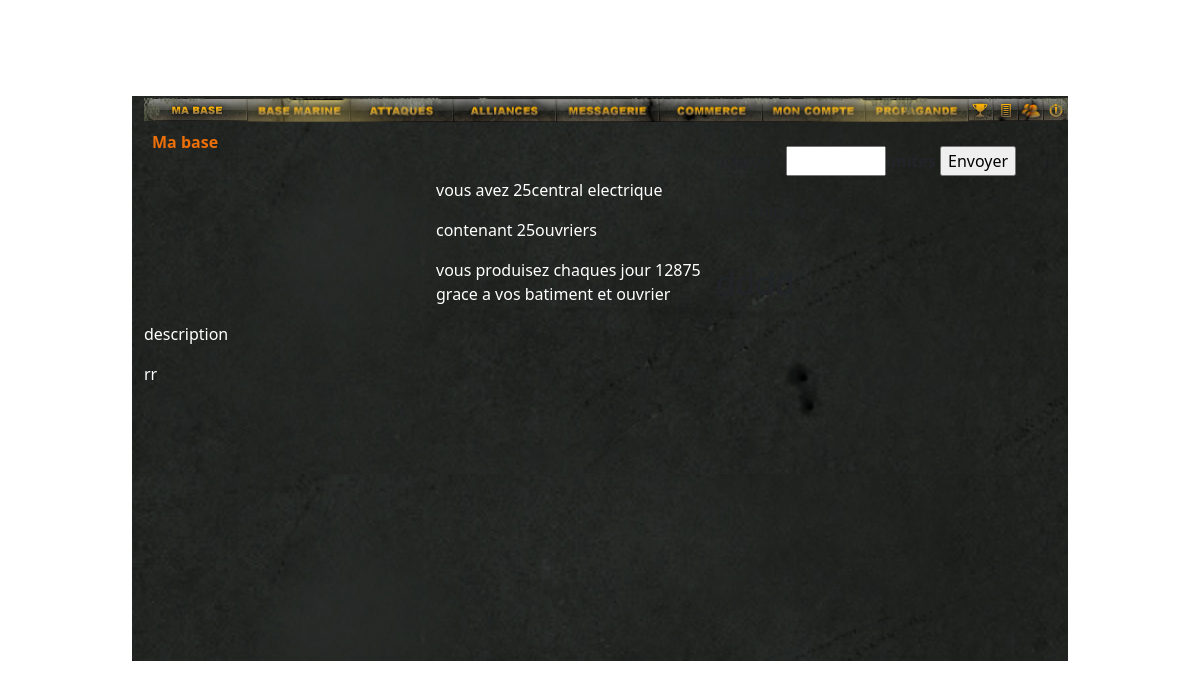
Before: /achat.php?id=4 (signed in) with the older database file.
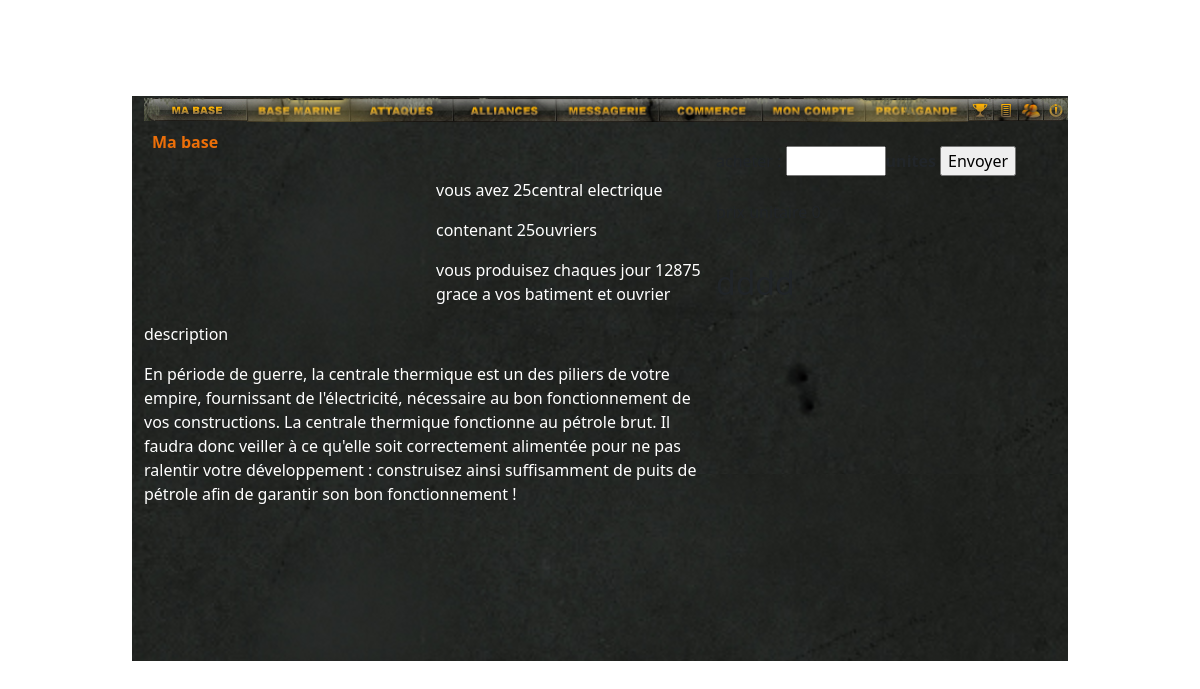
After: the same page with the newer database file.
### tables this page shows
CREATE TABLE IF NOT EXISTS `batiments_prod` (
  `id` int NOT NULL AUTO_INCREMENT,
  `nom` varchar(50) NOT NULL,
  `productionBat` int NOT NULL,
  `terrain` int NOT NULL,
  `productionOuvrier` int NOT NULL,
  `description` text NOT NULL,
  `img` longtext NOT NULL,
  `prix` int NOT NULL,
  PRIMARY KEY (`id`)
);

CREATE TABLE IF NOT EXISTS `batimentproductionplayer` (
  `id` int NOT NULL AUTO_INCREMENT,
  `idBatiment` int NOT NULL,
  `nombresBat` int NOT NULL DEFAULT '0',
  `nombresOuvrier` int NOT NULL DEFAULT '0',
  `id_player` int NOT NULL,
  PRIMARY KEY (`id`)
);

### actions/questions/acheterdivers.php (called while the page is built, shortened)
<?php
require('actions/database.php');
$idOfUser = $_SESSION['id'];
$idbat = $_GET['id'];
$affichebat = $bdd->prepare('SELECT bp.id, bp.nom, bp.img, bp.description, bp.prix, bpp.nombresBat AS nombre_batiments,
 bpp.nombresOuvrier AS nombre_ouvriers, (bp.productionBat * bpp.nombresBat) + ( bp.productionOuvrier * bpp.nombresOuvrier) AS production_totale
  FROM batiments_prod AS bp INNER JOIN batimentproductionplayer AS bpp
  ON bp.id = bpp.idBatiment WHERE bpp.id_player = ? AND bpp.idBatiment = ?');
$affichebat->execute(array($idOfUser,$idbat));
 $infosbat = $affichebat->fetch();

### achat.php (the view)
<?php
require('actions\questions\acheterdivers.php')
?>
<!DOCTYPE html>
<html lang="en">
<?php include 'includes/head.php'; ?>
<body>
    <br><br>
    <div class="container blockjeux">
    <?php include 'includes/navbf.php'; ?>
        <div class="row">
            <div class="blockgauche">
                <p class="mabase p-2"><strong> Ma base</strong></p>
                <div class="row">
                    <div class="col-6"><img src="<?= $infosbat['img'] ?>" alt="" style="width:100%;">
                    </div>
                    <div class="col-6">
                        <p style="color:white;"> vous avez <?= $infosbat['nombre_batiments'] ?><?= $infosbat['nom'] ?></p>
                        <p style="color:white;">contenant <?= $infosbat['nombre_ouvriers'] ?>ouvriers</p>
                        <p style="color:white;">  vous produisez  chaques jour <?= $infosbat['production_totale'] ?> grace a vos batiment et ouvrier</p>
                    </div>
                </div>
                <p style="color:white;">description </p>
                <p style="color:white;"><?= $infosbat['description'] ?></p>
            </div>
            <div class="blockdroit">
                <div class="row my-4">
                    <form>
                        <label for="achat">acheter :</label>
                        <input type="number" id="achat" name="achat" style="display: inline-block; width:100px;"><strong>unites <input type="submit" value="Envoyer" style="display: inline-block;"></strong><br><br>
                    </form>
                    <p>prix unitaire <?= $infosbat['prix'] ?></p>
                </div>
                <h2>dddd </h2>
            </div>
        </div>
    </div>
</body>
</html>

Changed rows visible on the page:
changed batiments_prod "central electrique": description "rr" → "En période de guerre, la centrale thermique est un des piliers de votre empire, fournissant de l'électricité, nécessaire au bon fonctionnement de vos constructions. La centrale thermique fonctionne au pétrole brut. Il faudra donc veiller à ce qu'elle soit correctement alimentée pour ne pas ralentir votre développement : construisez ainsi suffisamment de puits de pétrole afin de garantir son bon fonctionnement !"
